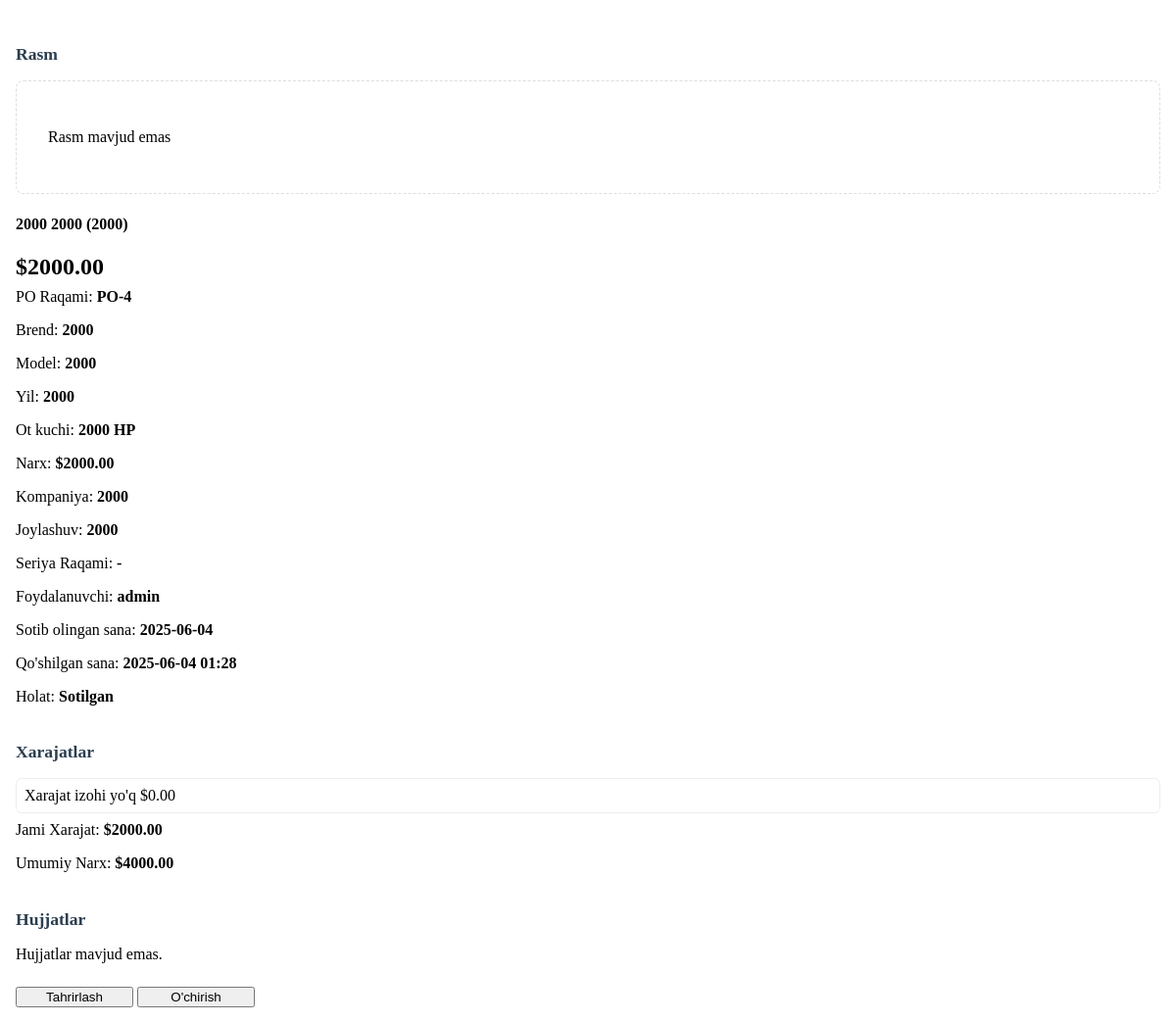
Before: /truck/detail/4/ (signed in) with the older database file.
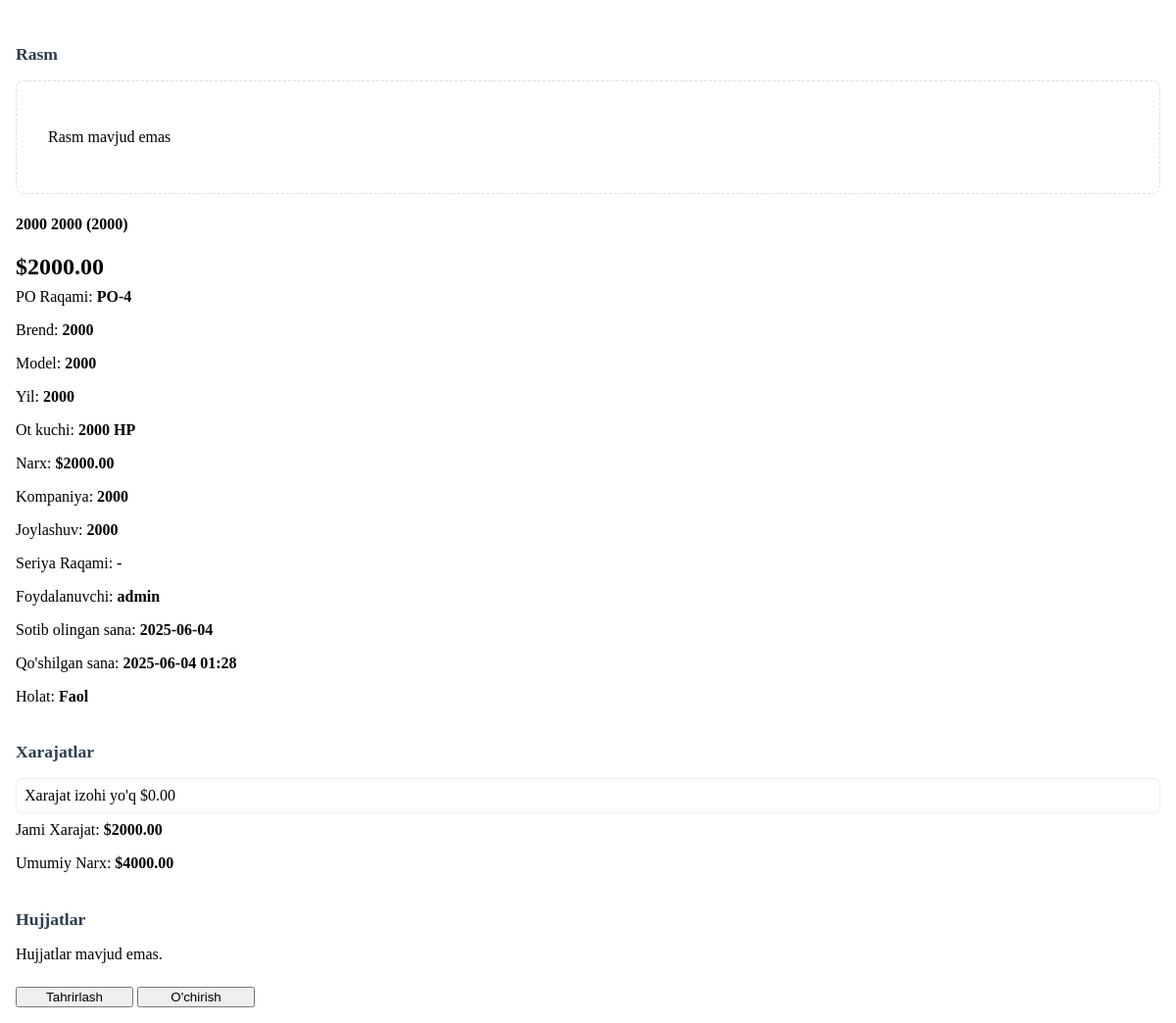
After: the same page with the newer database file.
### trucks/models.py (models this page shows, shortened)
class Truck(models.Model):
    user = models.ForeignKey(
        User,
        on_delete=models.CASCADE,
        related_name='trucks',
        verbose_name="Foydalanuvchi"
    )
    po_id = models.CharField(
        max_length=50,
        unique=True,
        verbose_name="PO raqami",
        help_text="PO-{raqam} formatida kiriting, masalan, PO-12345"
    )
    make = models.CharField(max_length=100, verbose_name="Marka")
    model = models.CharField(max_length=100, verbose_name="Model")
    year = models.PositiveIntegerField(
        verbose_name="Yil",
        validators=[MinValueValidator(1886)]
    )
    horsepower = models.PositiveIntegerField(
        verbose_name="Ot kuchi (HP)",
        validators=[MinValueValidator(1)]
    )
    price = models.DecimalField(
        max_digits=10,
        decimal_places=2,
        verbose_name="Narx",
        validators=[MinValueValidator(0.01)]
    )
    company = models.CharField(max_length=200, blank=True, verbose_name="Kompaniya nomi")
    location = models.CharField(max_length=100, verbose_name="Joylashuv")
    sotilgan = models.BooleanField(default=False, verbose_name="Sotilgan")
    description = models.TextField(blank=True, verbose_name="Tavsif")
    purchase_date = models.DateField(auto_now_add=True, verbose_name="Sotib olingan sana")
    created_date = models.DateTimeField(auto_now_add=True, verbose_name="Yaratilgan sana")
    image = models.ImageField(
        upload_to='trucks/',
        blank=True,
        null=True,
        verbose_name="Rasm"
    )
    seriya = models.CharField(
        max_length=50,
        blank=True,
        null=True,
        verbose_name="Seriya raqami",
        unique=True
    )
    class Meta:
        verbose_name = "Yuk mashinasi"
        verbose_name_plural = "Yuk mashinalari"
        indexes = [
            models.Index(fields=['po_id']),
            models.Index(fields=['user', 'sotilgan']),
        ]
        ordering = ['-created_date']

### trucks/views.py (the view, shortened to what this page needs)
# urls.py: path('truck/detail/<int:truck_id>/', views.truck_detail, name='truck_detail'),
@login_required
def truck_detail(request, truck_id):
    truck = get_object_or_404(Truck, id=truck_id) if request.user.is_superuser else get_object_or_404(Truck,
                                                                                                      id=truck_id,
                                                                                                      user=request.user)
    xarajatlar = Xarajat.objects.filter(truck=truck)
    total_xarajat = xarajatlar.aggregate(total=Sum('amount'))['total'] or 0
    total_cost = float(truck.price + total_xarajat)
    hujjatlar = [{
        'id': h.id,
        'original_file_name': h.original_file_name,
        'hujjat_url': h.hujjat.url
    } for h in truck.hujjatlar.all()]
    return render(request, 'trucks/truck_details.html', {
        'truck': truck,
        'xarajatlar': xarajatlar,
        'xarajat_sum': total_xarajat,
        'umumiy_narx': total_cost,
        'hujjatlar': hujjatlar
    })

### templates/trucks/truck_details.html (shortened to what the changed rows need)
<div class="modal-body" id="truckDetailContent">
    <div class="truck-details-container">
        <div class="detail-card bg-white rounded shadow-sm p-3 mb-3">
            <div class="detail-header border-bottom pb-2 mb-3 d-flex flex-column flex-md-row justify-content-between">
                <h4 class="truck-title mb-2 mb-md-0">{{ truck.make }} {{ truck.model }} ({{ truck.year }})</h4>
                <div class="price text-primary fs-4 fw-bold">${{ truck.price|floatformat:"2"|default:"0.00" }}</div>
            </div>
            <div class="detail-section info-grid row g-2">
                <div class="col-md-6">
                    <div class="detail-row d-flex justify-content-between py-2 border-bottom">
                        <span class="text-muted">PO Raqami:</span>
                        <strong>{{ truck.po_id|default:"-" }}</strong>
                    </div>
                </div>
                <div class="col-md-6">
                    <div class="detail-row d-flex justify-content-between py-2 border-bottom">
                        <span class="text-muted">Brend:</span>
                        <strong>{{ truck.make|default:"-" }}</strong>
                    </div>
                </div>
                <div class="col-md-6">
                    <div class="detail-row d-flex justify-content-between py-2 border-bottom">
                        <span class="text-muted">Model:</span>
                        <strong>{{ truck.model|default:"-" }}</strong>
                    </div>
                </div>
                <div class="col-md-6">
                    <div class="detail-row d-flex justify-content-between py-2 border-bottom">
                        <span class="text-muted">Yil:</span>
                        <strong>{{ truck.year|default:"-" }}</strong>
                    </div>
                </div>
                <div class="col-md-6">
                    <div class="detail-row d-flex justify-content-between py-2 border-bottom">
                        <span class="text-muted">Ot kuchi:</span>
                        <strong>{{ truck.horsepower|default:"-" }} HP</strong>
                    </div>
                </div>
                <div class="col-md-6">
                    <div class="detail-row d-flex justify-content-between py-2 border-bottom">
                        <span class="text-muted">Narx:</span>
                        <strong>${{ truck.price|floatformat:"2"|default:"0.00" }}</strong>
                    </div>
                </div>
                <div class="col-md-6">
                    <div class="detail-row d-flex justify-content-between py-2 border-bottom">
                        <span class="text-muted">Kompaniya:</span>
                        <strong>{{ truck.company|default:"-" }}</strong>
                    </div>
                </div>
                <div class="col-md-6">
                    <div class="detail-row d-flex justify-content-between py-2 border-bottom">
                        <span class="text-muted">Joylashuv:</span>
                        <strong>{{ truck.location|default:"-" }}</strong>
                    </div>
                </div>
                <div class="col-md-6">
                    <div class="detail-row d-flex justify-content-between py-2 border-bottom">
                        <span class="text-muted">Seriya Raqami:</span>
                        <strong>{{ truck.seriya|default:"-" }}</strong>
                    </div>
                </div>
                <div class="col-md-6">
                    <div class="detail-row d-flex justify-content-between py-2 border-bottom">
                        <span class="text-muted">Foydalanuvchi:</span>
                        <strong>{{ truck.user.username|default:"-" }}</strong>
                    </div>
                </div>
                <div class="col-md-6">
                    <div class="detail-row d-flex justify-content-between py-2 border-bottom">
                        <span class="text-muted">Sotib olingan sana:</span>
                        <strong>{{ truck.purchase_date|date:"Y-m-d"|default:"-" }}</strong>
                    </div>
                </div>
                <div class="col-md-6">
                    <div class="detail-row d-flex justify-content-between py-2 border-bottom">
                        <span class="text-muted">Qo'shilgan sana:</span>
                        <strong>{{ truck.created_date|date:"Y-m-d H:i"|default:"-" }}</strong>
                    </div>
                </div>
                <div class="col-12">
                    <div class="detail-row d-flex justify-content-between py-2 border-bottom">
                        <span class="text-muted">Holat:</span>
                        <strong class="badge {% if truck.sotilgan %}bg-danger{% else %}bg-success{% endif %}">
                            {{ truck.sotilgan|yesno:"Sotilgan,Faol" }}
                        </strong>
                    </div>
                </div>
            </div>
        </div>
    </div>
</div>

Changed rows visible on the page:
changed Truck "PO-4": sotilgan "Sotilgan" → "Faol"
